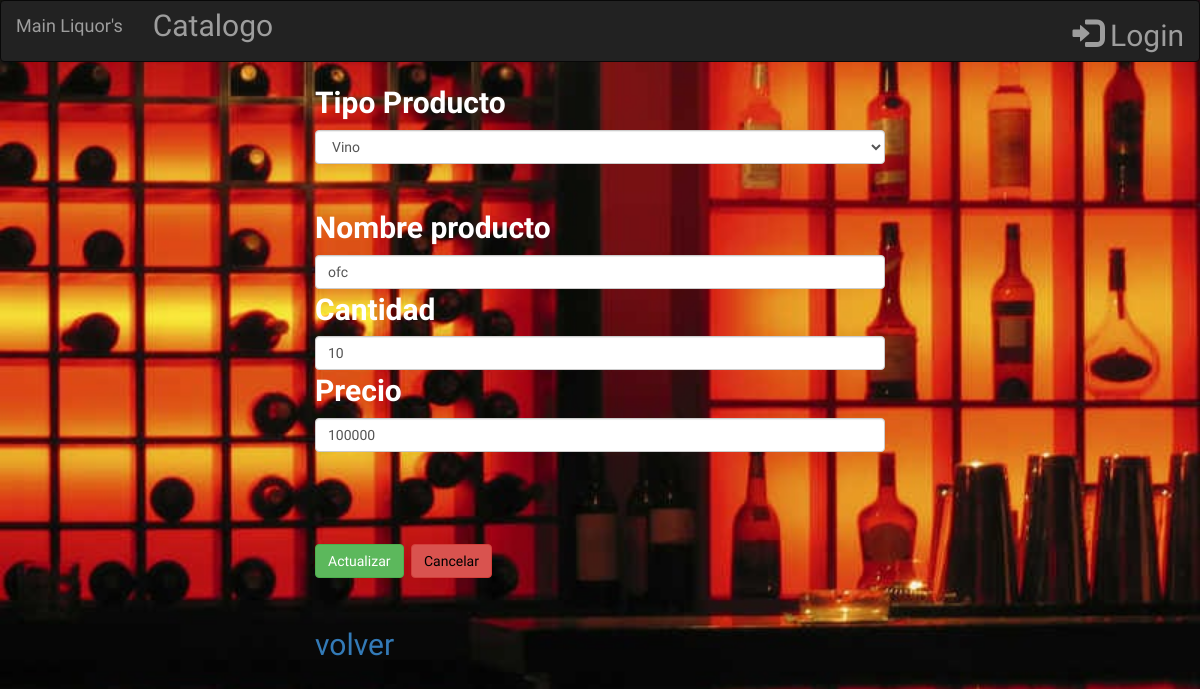
The app's page /?c=Inventario&m=actualizar&id=8 (signed in) with its own data.
### tables this page shows
CREATE TABLE `productos` (
  `id_producto` int(11) NOT NULL,
  `fk_tipo_producto` int(11) NOT NULL,
  `producto` varchar(45) NOT NULL,
  `cantidad` decimal(30,0) NOT NULL,
  `precio` decimal(10,0) NOT NULL
);

### controllers/InventarioController.php (called while the page is built, shortened)
<?php
class InventarioController extends Inventario {
    public function actualizar(){
        require_once ('views/inventario/editar.php');
    }
}
?>

### index.php (called while the page is built, shortened)
<?php
$m = isset($_REQUEST['m']) ? $_REQUEST ['m'] : 'index';
$objeto = new $c();
$objeto->$m();
?>

### models/DB.php (called while the page is built)
<?php
    class DB{
        public static function conectar(){
            try{
                $pdo = new PDO('mysql: host=localhost; dbname=inventario; charset=utf8;', 'root', '');
                $pdo->setAttribute(PDO::ATTR_ERRMODE, PDO::ERRMODE_EXCEPTION);
                return $pdo;
            }catch(Exception $e){
                die($e->getMessage());
            }
        }
    }
?>

### models/Inventario.php (called while the page is built, shortened)
<?php
    class Inventario extends DB{
        public function request(){
            try{
                $stm=parent::conectar()->prepare("SELECT * FROM productos INNER JOIN tipo_producto ON fk_tipo_producto = tipo_producto.id_tipo_producto");
                $stm->execute();
                return $stm->fetchALL(PDO::FETCH_OBJ);
            }catch(Exception $e){
                die($e->getMessage());
            }
        }
        public function ConsultaTipoProducto(){
            try{
                $stm = parent::conectar()->prepare("SELECT * FROM Tipo_producto");
                $stm->execute();
                return $stm->fetchAll(PDO::FETCH_OBJ);
            }catch(Exception $e){
                die($e->getMessage());
            }
        }
    }
?>

### views/inventario/editar.php (the view, shortened to what this page needs)
<?php require_once ('views/layout/head.php')?>
<body class="fondo" background="assets/all/img/fon2.jpg">
<?php  require_once ('views/layout/nav.php')  ?>
    <div class="col-md-6 col-md-offset-3 stiloletra2">
        <form action="?c=Inventario&m=edit" method="post">
        <?php
            $id = $_REQUEST['id'];
            $r = parent::request();
        ?>
        <?php foreach($r as $a){
            if($id == $a->id_producto){ ?>
                <label for="">Tipo Producto</label>
                <select name="fk_tipo_producto" id="" class="form-control" required>
                    <?php foreach(parent::consultaTipoProducto() as $r ) { ?>
                    <option value="<?php echo $r->id_tipo_producto?>"><?php echo $r->tipo_producto ?></option>
                    <?php } ?>
                </select>
                <br>
                <label for="">Nombre producto</label>
                <input type="text" name="producto" class="form-control" value="<?php echo $a->producto?>">
                <label for="">Cantidad</label>
                <input type="number" name="cantidad" class="form-control" value="<?php echo $a->cantidad?>">
                <label for="">Precio</label>
                <input type="number" name="precio" class="form-control" value="<?php echo $a->precio?>">
                <br>
                <?php } } ?>
                <br>
                <button class="btn btn-success"> Actualizar</button>
                <button class="btn btn-danger" ><a style="text-decoration:none; color:black;"  href="?c=Inventario&m=index">Cancelar</a></button>
                <br> <br>
                <a href="?c=Inventario&m=index" style="text-decoration:none;">volver</a>
        </form>
    </div>
</body>

### assets/css/style.css (style rules this page uses)
.fondo { background-repeat: no-repeat; background-size: 100%; }
.stiloletra2 { font-family: 'Courgette'; font-size: 30px; color: #ffffff; }

### records on screen
productos: producto "ofc", cantidad "10", precio "100000"

### other values on screen
form field fk_tipo_producto "Vino"
